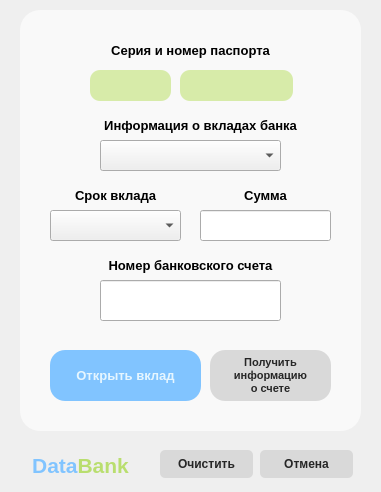
<?xml version="1.0" encoding="UTF-8"?>
<ui version="4.0">
 <class>AccountCreator</class>
 <widget class="QDialog" name="AccountCreator">
  <property name="geometry">
   <rect>
    <x>0</x>
    <y>0</y>
    <width>381</width>
    <height>492</height>
   </rect>
  </property>
  <property name="baseSize">
   <size>
    <width>381</width>
    <height>481</height>
   </size>
  </property>
  <property name="windowTitle">
   <string>Dialog</string>
  </property>
  <widget class="QPushButton" name="cancel">
   <property name="geometry">
    <rect>
     <x>260</x>
     <y>450</y>
     <width>93</width>
     <height>28</height>
    </rect>
   </property>
   <property name="cursor">
    <cursorShape>PointingHandCursor</cursorShape>
   </property>
   <property name="styleSheet">
    <string notr="true">QPushButton:hover{background: #ffafa5; border-radius: 5px; border: 0.2px solid #d7eba9; color: #ffffff; font-size: 9pt; font-weight: bold;}																
QPushButton{background: #d9d9d9; border-radius: 5px; color: #262626; font-size: 9pt; font-weight: bold;}</string>
   </property>
   <property name="text">
    <string>Отмена</string>
   </property>
  </widget>
  <widget class="QLabel" name="label_7">
   <property name="geometry">
    <rect>
     <x>10</x>
     <y>450</y>
     <width>141</width>
     <height>31</height>
    </rect>
   </property>
   <property name="cursor">
    <cursorShape>CrossCursor</cursorShape>
   </property>
   <property name="text">
    <string>&lt;html&gt;&lt;head/&gt;&lt;body&gt;&lt;p align=&quot;center&quot;&gt;&lt;span style=&quot; font-size:16pt; font-weight:600; color:#81c4ff;&quot;&gt;Data&lt;/span&gt;&lt;span style=&quot; font-size:16pt; font-weight:600; color:#b9de6f;&quot;&gt;Bank&lt;/span&gt;&lt;/p&gt;&lt;/body&gt;&lt;/html&gt;</string>
   </property>
  </widget>
  <widget class="QGroupBox" name="groupBox">
   <property name="geometry">
    <rect>
     <x>20</x>
     <y>10</y>
     <width>341</width>
     <height>421</height>
    </rect>
   </property>
   <property name="styleSheet">
    <string notr="true">QGroupBox{background: #F9F9F9;
border-radius: 20px;}
</string>
   </property>
   <property name="title">
    <string/>
   </property>
   <widget class="QLabel" name="label_4">
    <property name="geometry">
     <rect>
      <x>50</x>
      <y>20</y>
      <width>241</width>
      <height>41</height>
     </rect>
    </property>
    <property name="text">
     <string>&lt;html&gt;&lt;head/&gt;&lt;body&gt;&lt;p align=&quot;center&quot;&gt;&lt;span style=&quot; font-size:10pt; font-weight:600;&quot;&gt;Серия и номер паспорта&lt;/span&gt;&lt;/p&gt;&lt;/body&gt;&lt;/html&gt;</string>
    </property>
    <property name="alignment">
     <set>Qt::AlignCenter</set>
    </property>
   </widget>
   <widget class="QLineEdit" name="pasportSeries">
    <property name="geometry">
     <rect>
      <x>70</x>
      <y>60</y>
      <width>81</width>
      <height>31</height>
     </rect>
    </property>
    <property name="styleSheet">
     <string notr="true">background: #d7eba9;
border-radius: 10px;
</string>
    </property>
    <property name="maxLength">
     <number>4</number>
    </property>
   </widget>
   <widget class="QLineEdit" name="pasportNumber">
    <property name="geometry">
     <rect>
      <x>160</x>
      <y>60</y>
      <width>113</width>
      <height>31</height>
     </rect>
    </property>
    <property name="styleSheet">
     <string notr="true">background: #d7eba9;
border-radius: 10px;
</string>
    </property>
    <property name="maxLength">
     <number>6</number>
    </property>
   </widget>
   <widget class="QPushButton" name="createButton">
    <property name="geometry">
     <rect>
      <x>30</x>
      <y>340</y>
      <width>151</width>
      <height>51</height>
     </rect>
    </property>
    <property name="styleSheet">
     <string notr="true">QPushButton{background: #81C4FF; border-radius: 15px; color: #e6f6ff; font-size: 10pt; font-weight: bold;} 
QPushButton:hover{background: #e6f6ff; border-radius: 15px; color: #81C4FF; font-size: 10pt; font-weight: bold;}</string>
    </property>
    <property name="text">
     <string>Открыть вклад</string>
    </property>
   </widget>
   <widget class="QPushButton" name="checkData">
    <property name="geometry">
     <rect>
      <x>190</x>
      <y>340</y>
      <width>121</width>
      <height>51</height>
     </rect>
    </property>
    <property name="font">
     <font>
      <pointsize>8</pointsize>
      <weight>75</weight>
      <bold>true</bold>
     </font>
    </property>
    <property name="cursor">
     <cursorShape>PointingHandCursor</cursorShape>
    </property>
    <property name="styleSheet">
     <string notr="true">QPushButton:hover{background: #b9de6f; border-radius: 15px; border: 0.2px solid #d7eba9; color: #ffffff; font-size: 8pt; font-weight: bold;}	
																	QPushButton{background: #d9d9d9; border-radius: 15px; color: #262626; font-size: 8pt; font-weight: bold;}</string>
    </property>
    <property name="text">
     <string>Получить
информацию 
о счете</string>
    </property>
   </widget>
   <widget class="QComboBox" name="comboBox">
    <property name="geometry">
     <rect>
      <x>80</x>
      <y>130</y>
      <width>181</width>
      <height>31</height>
     </rect>
    </property>
   </widget>
   <widget class="QComboBox" name="comboBox_2">
    <property name="geometry">
     <rect>
      <x>30</x>
      <y>200</y>
      <width>131</width>
      <height>31</height>
     </rect>
    </property>
   </widget>
   <widget class="QLabel" name="label">
    <property name="geometry">
     <rect>
      <x>40</x>
      <y>100</y>
      <width>281</width>
      <height>31</height>
     </rect>
    </property>
    <property name="text">
     <string>&lt;html&gt;&lt;head/&gt;&lt;body&gt;&lt;p align=&quot;center&quot;&gt;&lt;span style=&quot; font-size:10pt; font-weight:600;&quot;&gt;Информация о вкладах банка&lt;/span&gt;&lt;/p&gt;&lt;/body&gt;&lt;/html&gt;</string>
    </property>
   </widget>
   <widget class="QLabel" name="label_2">
    <property name="geometry">
     <rect>
      <x>30</x>
      <y>170</y>
      <width>131</width>
      <height>31</height>
     </rect>
    </property>
    <property name="text">
     <string>&lt;html&gt;&lt;head/&gt;&lt;body&gt;&lt;p align=&quot;center&quot;&gt;&lt;span style=&quot; font-size:10pt; font-weight:600;&quot;&gt;Срок вклада&lt;/span&gt;&lt;/p&gt;&lt;/body&gt;&lt;/html&gt;</string>
    </property>
   </widget>
   <widget class="QLineEdit" name="lineEdit">
    <property name="geometry">
     <rect>
      <x>80</x>
      <y>270</y>
      <width>181</width>
      <height>41</height>
     </rect>
    </property>
    <property name="maxLength">
     <number>16</number>
    </property>
   </widget>
   <widget class="QLabel" name="label_3">
    <property name="geometry">
     <rect>
      <x>50</x>
      <y>240</y>
      <width>241</width>
      <height>31</height>
     </rect>
    </property>
    <property name="text">
     <string>&lt;html&gt;&lt;head/&gt;&lt;body&gt;&lt;p align=&quot;center&quot;&gt;&lt;span style=&quot; font-size:10pt; font-weight:600;&quot;&gt;Номер банковского счета&lt;/span&gt;&lt;/p&gt;&lt;/body&gt;&lt;/html&gt;</string>
    </property>
   </widget>
   <widget class="QLineEdit" name="deposit">
    <property name="geometry">
     <rect>
      <x>180</x>
      <y>200</y>
      <width>131</width>
      <height>31</height>
     </rect>
    </property>
   </widget>
   <widget class="QLabel" name="label_5">
    <property name="geometry">
     <rect>
      <x>200</x>
      <y>170</y>
      <width>91</width>
      <height>31</height>
     </rect>
    </property>
    <property name="text">
     <string>&lt;html&gt;&lt;head/&gt;&lt;body&gt;&lt;p align=&quot;center&quot;&gt;&lt;span style=&quot; font-size:10pt; font-weight:600;&quot;&gt;Сумма&lt;/span&gt;&lt;/p&gt;&lt;/body&gt;&lt;/html&gt;</string>
    </property>
   </widget>
  </widget>
  <widget class="QPushButton" name="cancel_2">
   <property name="geometry">
    <rect>
     <x>160</x>
     <y>450</y>
     <width>93</width>
     <height>28</height>
    </rect>
   </property>
   <property name="cursor">
    <cursorShape>PointingHandCursor</cursorShape>
   </property>
   <property name="styleSheet">
    <string notr="true">QPushButton:hover{background: #ebc834; border-radius: 5px; border: 0.2px solid #d7eba9; color: #ffffff; font-size: 9pt; font-weight: bold;}																
QPushButton{background: #d9d9d9; border-radius: 5px; color: #262626; font-size: 9pt; font-weight: bold;}</string>
   </property>
   <property name="text">
    <string>Очистить</string>
   </property>
  </widget>
 </widget>
 <resources/>
 <connections/>
</ui>
